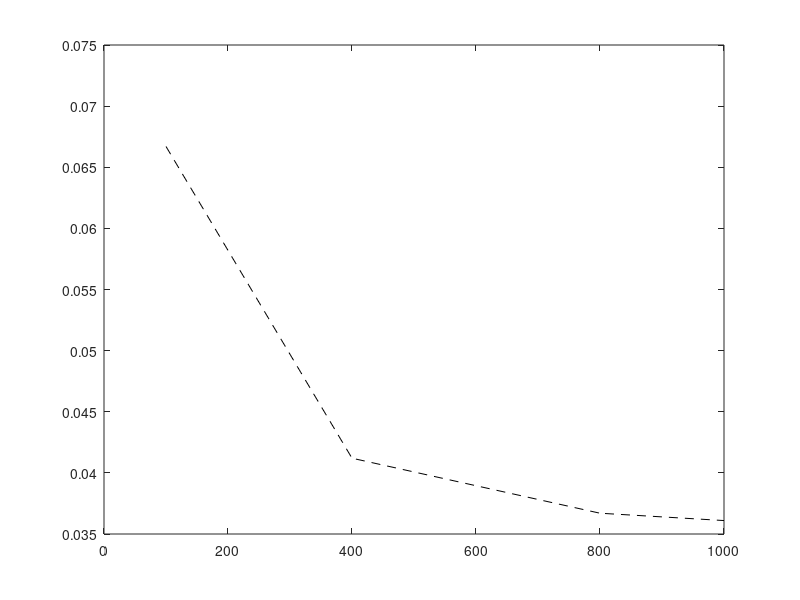

MATLAB code to generate this figure: (Note: this script raises an error after producing the figure.)
function [MSE,RMSE,ARE,er]=getr()
    %Hidden Layer
    m=[100,400,800,1000];
    RBM=[0.0667,0.0412,0.0367,0.0361];
    FRBM_STFN=[0.0523,0.0281,0.0249,0.0254];
    FRBM_GFN=[0.0486,0.0254,0.0236,0.0230];
    FT2RBM_STFN=[0.0389,0.0246,0.0227,0.0224];
    FT2RBM_TFN=[0.0364,0.0254,0.0219,0.0221];

    figure;
    p1=plot(m,RBM,'--k');
    p1.LineWidth = 1;
    p1.Marker = 'o';
    hold on;

    p2=plot(m,FRBM_STFN,'--m');
    p2.LineWidth = 1;
    p2.Marker = 's';
    hold on;

    p3=plot(m,FRBM_GFN,'-.g');
    p3.LineWidth = 1;
    p3.Marker = '>';
    hold on;

    p4=plot(m,FT2RBM_STFN,'--r');
    p4.LineWidth = 1;
    p4.Marker = 'd';
    hold on;

    p5=plot(m,FT2RBM_TFN,'--b');
    p5.LineWidth = 1;
    p5.Marker = 'X';

    xlabel('m');
    ylabel('Error rate');
    title(' m Number of Hidden Units');
    legend('RBM','FRBM-STFN','FRBM-GFN','FT2RBM-STFN','FT2RBM-TFN');

    % Learning Rate
    eta=[1.5000    1.0000    0.5000    0.1000    0.0500];
    % eta=[0.0500    0.1000    0.5000    1.0000    1.5000];
    RBM =[42.0400   40.6000   38.2500   40.5600   44.500];
    FRBM_STFN =[28.3500   26.7300   24.7500   27.8300   30.7500];
    FRBM_GFN =[22.2600   20.9600   21.5900   26.1200   30.2200];
    FT2RBM_STFN =[19.7600   19.8700   19.5200   20.5300   21.2400];
    FT2RBM_TFN =[19.2900   19.6860   17.5470   16.5260   18.9500];

    figure;
    p1=plot(eta,RBM,'--k');
    p1.LineWidth = 1;
    p1.Marker = 'o';
    hold on;

    p2=plot(eta,FRBM_STFN,'--m');
    p2.LineWidth = 1;
    p2.Marker = 's';
    hold on;

    p3=plot(eta,FRBM_GFN,'-.g');
    p3.LineWidth = 1;
    p3.Marker = '>';
    hold on;

    p4=plot(eta,FT2RBM_STFN,'--r');
    p4.LineWidth = 1;
    p4.Marker = 'd';
    hold on;

    p5=plot(eta,FT2RBM_TFN,'--b');
    p5.LineWidth = 1;
    p5.Marker = 'X';

    xlabel('eta');
    ylabel('ARE');
    title(' Learning Rate');
    legend('RBM','FRBM-STFN','FRBM-GFN','FT2RBM-STFN','FT2RBM-TFN');

    %Epoch
    epoch=[1 20 40 60 80 100];
    RBM =[6100000;2920000;2880000;2830000;2810000;2790000]';
    FRBM_STFN =[5350000;2470000;2420000;2390000;2370000;2350000]';
    FRBM_GFN =[5300000;2440000;2390000;2360000;2320000;2290000]';
    FT2RBM_STFN =[5250000;2400000;2370000;2350000;2300000;2270000]';
    FT2RBM_TFN =[5250000;2390000;2365000;2330000;2280000;2265000]';

    figure;
    p1=plot(epoch,RBM,'-k');
    p1.LineWidth = 1;
    p1.Marker = 'o';
    hold on;

    p2=plot(epoch,FRBM_STFN,'--m');
    p2.LineWidth = 1;
    p2.Marker = 's';
    hold on;

    p3=plot(epoch,FRBM_GFN,'-.g');
    p3.LineWidth = 1;
    p3.Marker = '>';
    hold on;

    p4=plot(epoch,FT2RBM_STFN,'--r');
    p4.LineWidth = 1;
    p4.Marker = 'd';
    hold on;

    p5=plot(epoch,FT2RBM_TFN,'--b');
    p5.LineWidth = 1;
    p5.Marker = 'X';

    xlabel('epoch');
    ylabel('MSE');
    title('Number of Epoch');
    legend('RBM','FRBM-STFN','FRBM-GFN','FT2RBM-STFN','FT2RBM-TFN');
    RMSE=1;
    MSE=1;
    ARE=1;
    er=1;
end